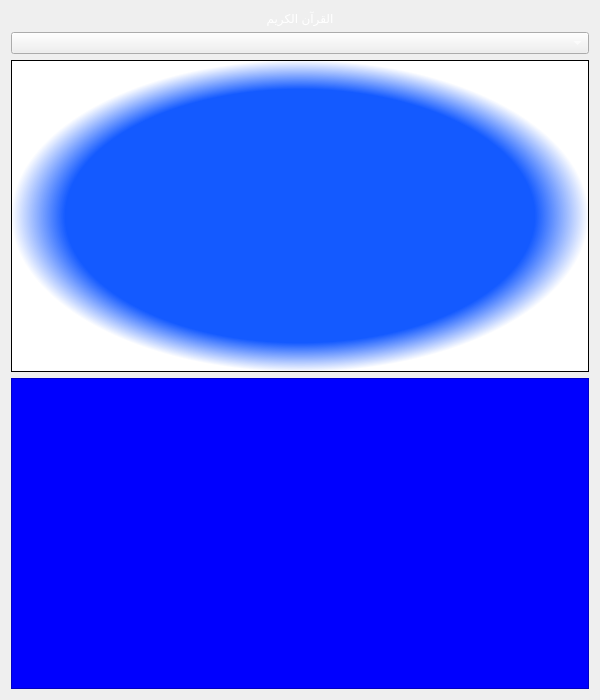
<?xml version="1.0" encoding="UTF-8"?>
<ui version="4.0">
 <class>Quran</class>
 <widget class="QWidget" name="Quran">
  <property name="geometry">
   <rect>
    <x>0</x>
    <y>0</y>
    <width>600</width>
    <height>700</height>
   </rect>
  </property>
  <property name="minimumSize">
   <size>
    <width>600</width>
    <height>700</height>
   </size>
  </property>
  <property name="maximumSize">
   <size>
    <width>16777215</width>
    <height>16777215</height>
   </size>
  </property>
  <property name="windowTitle">
   <string>Form</string>
  </property>
  <property name="windowIcon">
   <iconset theme="applications-multimedia"/>
  </property>
  <property name="styleSheet">
   <string notr="true">background-image: url(:/res/quran3.jpg);</string>
  </property>
  <layout class="QGridLayout" name="gridLayout">
   <item row="2" column="0">
    <widget class="QTextBrowser" name="textBrowser">
     <property name="styleSheet">
      <string notr="true">background-color: blue;
background-image: url(:/res/bg3.png);
font: italic 12pt &quot;Sitka&quot;;
color: rgb(255, 255, 255);</string>
     </property>
    </widget>
   </item>
   <item row="0" column="0">
    <layout class="QVBoxLayout" name="verticalLayout_2">
     <item>
      <layout class="QVBoxLayout" name="verticalLayout">
       <item>
        <widget class="QLabel" name="label_2">
         <property name="styleSheet">
          <string notr="true">font: 700 italic 36pt &quot;Segoe UI&quot;;

color: qradialgradient(spread:pad, cx:0.5, cy:0.5, radius:0.5, fx:0.5, fy:0.5, stop:0.880682 rgba(255, 255, 255, 255), stop:0.960227 rgba(0, 0, 72, 255), stop:1 rgba(255, 255, 255, 255));
background-image: url(:/res/bg2.jpeg);</string>
         </property>
         <property name="text">
          <string>القرآن الكريم</string>
         </property>
         <property name="alignment">
          <set>Qt::AlignCenter</set>
         </property>
         <property name="wordWrap">
          <bool>true</bool>
         </property>
        </widget>
       </item>
       <item>
        <widget class="QComboBox" name="comboBox">
         <property name="styleSheet">
          <string notr="true">color: rgb(255, 255, 255);</string>
         </property>
        </widget>
       </item>
      </layout>
     </item>
    </layout>
   </item>
   <item row="1" column="0">
    <widget class="QTextBrowser" name="textBrowser_2">
     <property name="styleSheet">
      <string notr="true">color: rgb(255, 255, 255);
background-image: url(:/res/bg5.png);
background-color: qradialgradient(spread:pad, cx:0.5, cy:0.5, radius:0.5, fx:0.5, fy:0.5, stop:0.8125 rgba(20, 90, 255, 255), stop:1 rgba(255, 255, 255, 255));
font: 12pt &quot;DejaVu Sans&quot;;</string>
     </property>
    </widget>
   </item>
  </layout>
 </widget>
 <resources/>
 <connections/>
</ui>
